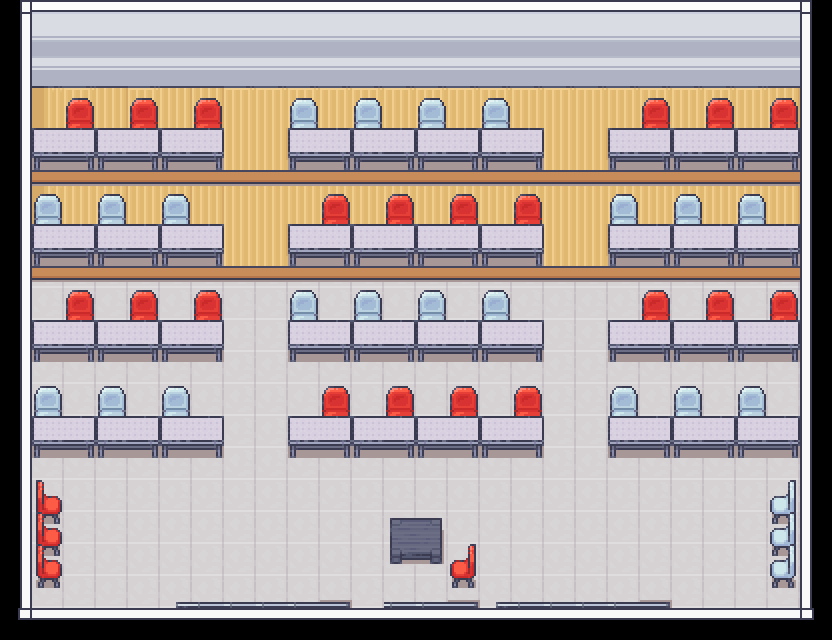

This game map was drawn from its Tiled (.tmx) file and the tilesets committed beside it. A one-line description and the trimmed map source follow:
An orthogonal 26x20 tile map with 32x32 px tiles, 5 tile layers (FLOORING, WALL, FLOOR UP -1, FLOOR UP, ...), 2 tilesets.

<map version="1.10" tiledversion="1.10.2" orientation="orthogonal" renderorder="right-down" width="26" height="20" tilewidth="32" tileheight="32" infinite="0" nextlayerid="6" nextobjectid="1">
 <tileset firstgid="1" source="../../TSX FILES/(LAYER1) GLE_CR.tsx" />
 <tileset firstgid="8285" source="../../TSX FILES/FULL_INTERIOR.tsx" />
 <layer id="1" name="FLOORING" width="26" height="20">
  <data>[520 cells, 456 non-empty, 1 distinct tile ids]</data>
 </layer>
 <layer id="2" name="WALL" width="26" height="20">
  <data>[520 cells, 136 non-empty, 11 distinct tile ids]</data>
 </layer>
 <layer id="4" name="FLOOR UP -1" width="26" height="20">
  <data>[520 cells, 100 non-empty, 13 distinct tile ids]</data>
 </layer>
 <layer id="3" name="FLOOR UP" width="26" height="20">
  <data>[520 cells, 115 non-empty, 16 distinct tile ids]</data>
 </layer>
 <layer id="5" name="CHAIR" width="26" height="20">
  <data>[520 cells, 210 non-empty, 16 distinct tile ids]</data>
 </layer>
</map>
